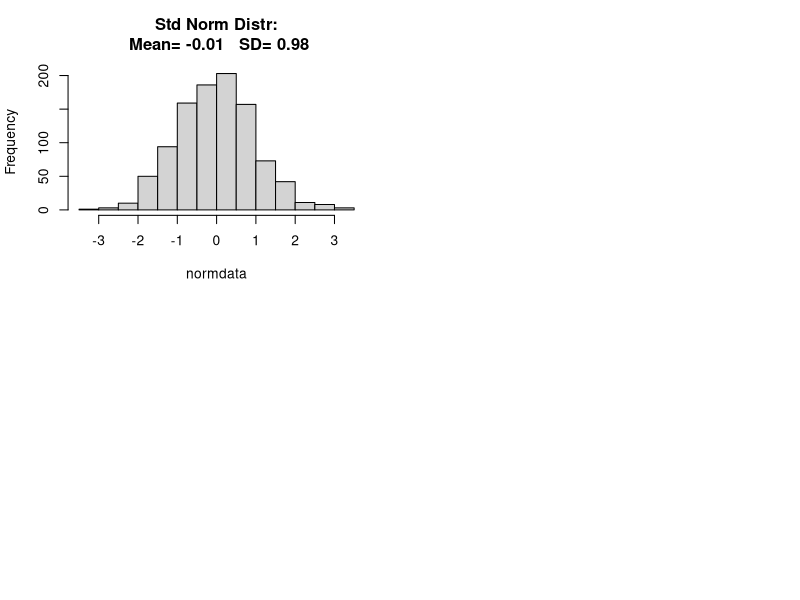
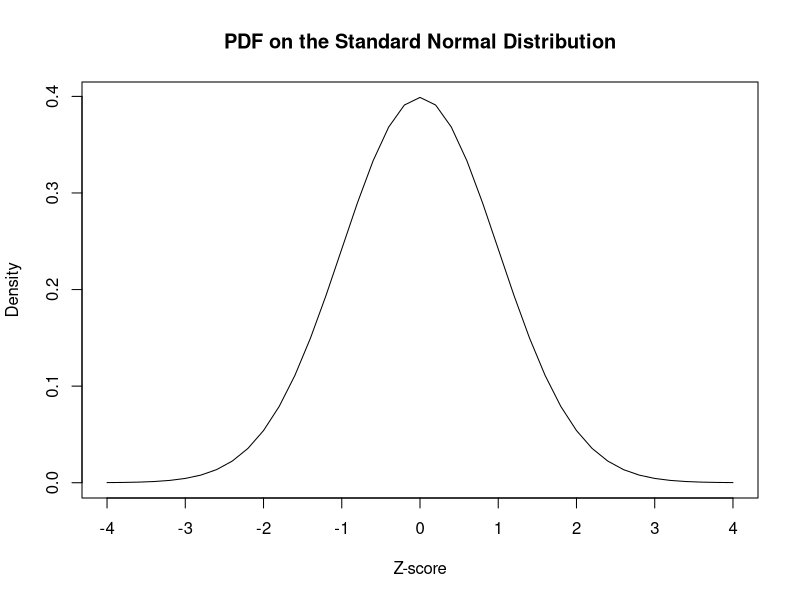
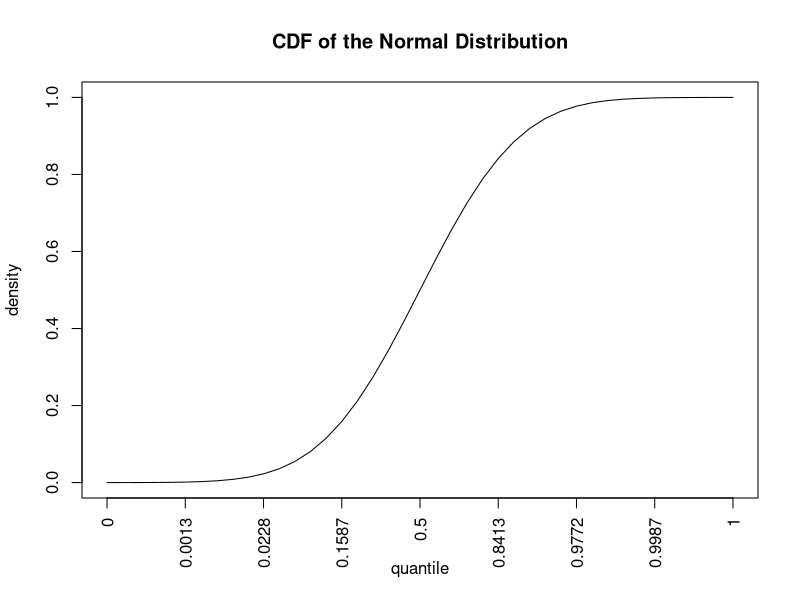
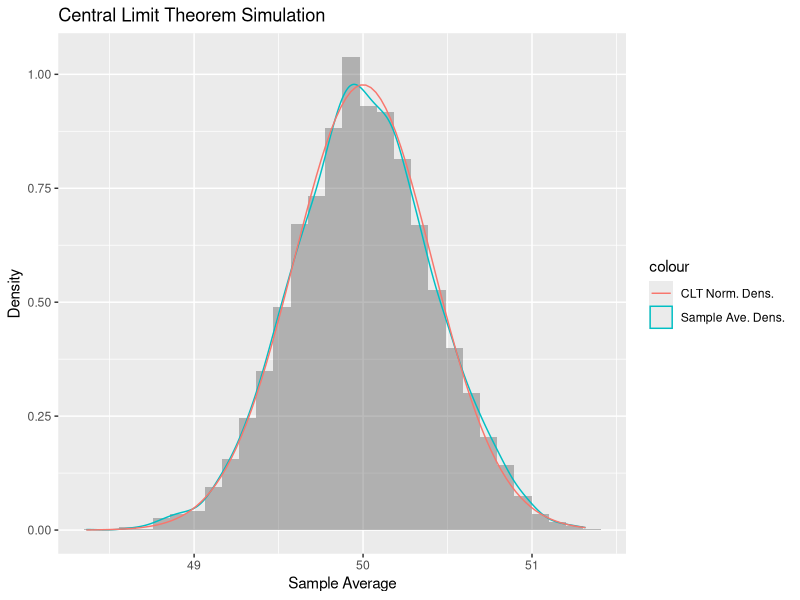
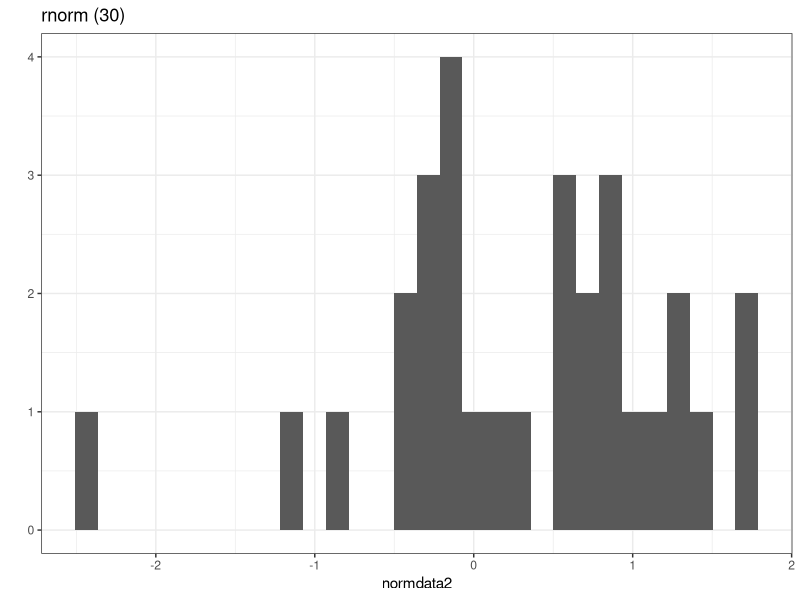
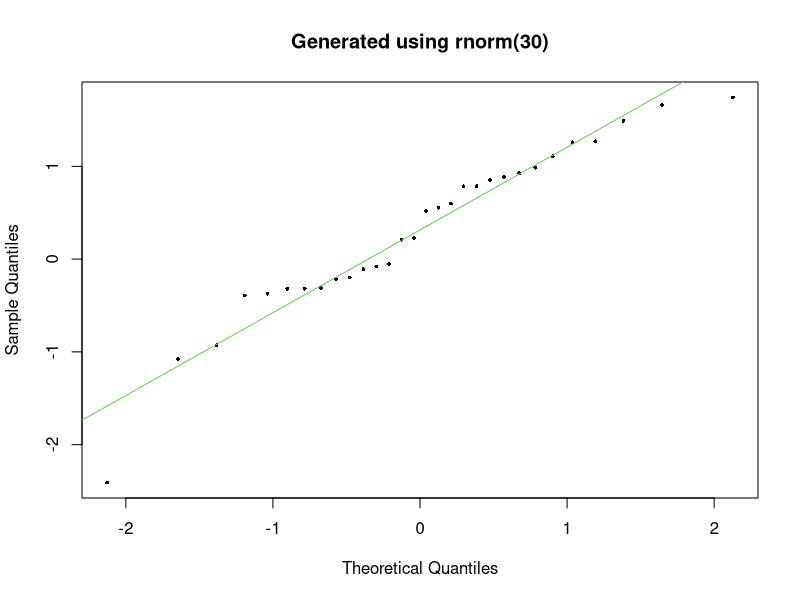
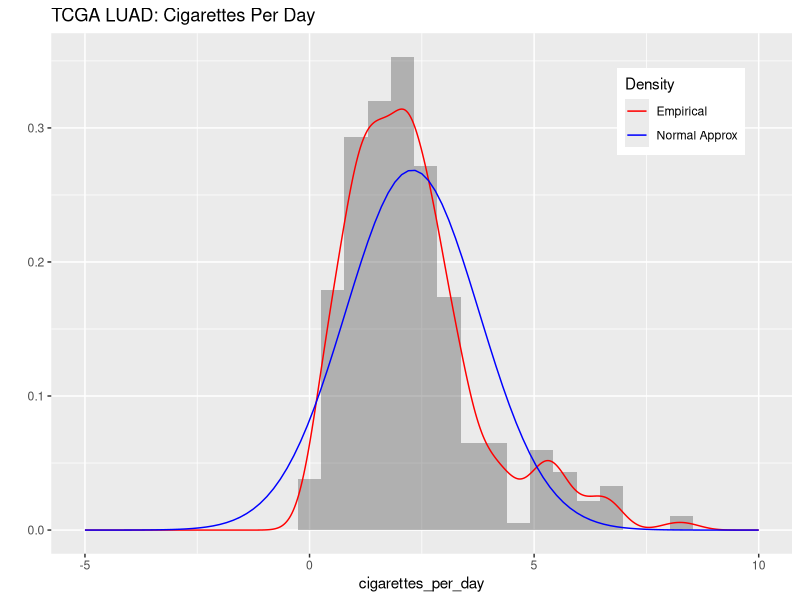
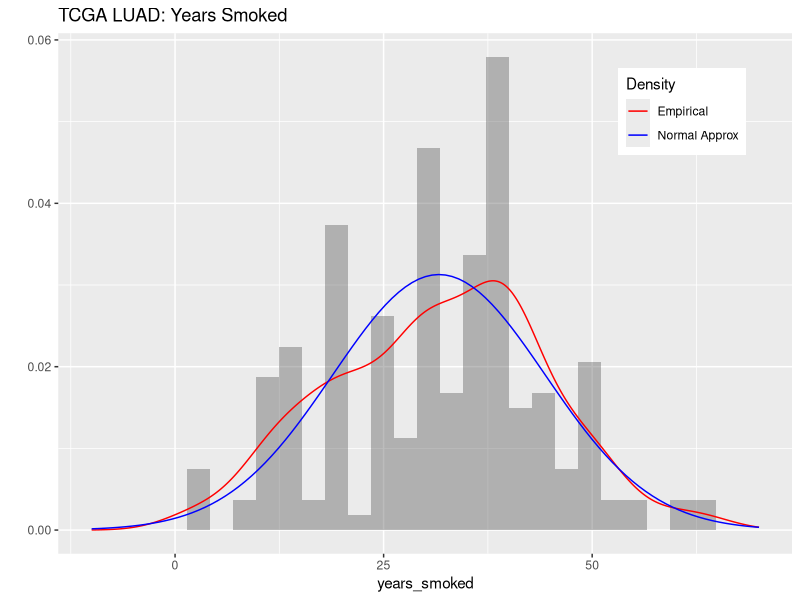

Source code (R) for these figures, in order:
## ---- chunk 1
knitr::opts_chunk$set(echo = TRUE)

library(knitr)
opts_chunk$set(tidy.opts=list(width.cutoff=80),tidy=TRUE)
library(ggplot2)
library(nortest)
library(pwr)

## ---- chunk 2

tcga_luad<-read.csv("TCGA_LUAD_clinical.csv",  na.string="NA", stringsAsFactors=FALSE, row.names=1)

## ---- chunk 3


par(mfrow=c(2,2)) 
#split your graphing window into a 2x2 (row,column). You may need to open up your plotting window a bit wider.

sampling<-1000
#Pull observations from the standard normal distribution
normdata<-rnorm(sampling,mean=0, sd=1) 

sdnorm<-sd(normdata)
meannorm<-mean(normdata)
hist(normdata, main=paste("Std Norm Distr:\n Mean=", round(meannorm,2), "  SD=", round(sdnorm,2)))

#re-run the  lines above three more times (from sampling downwards) to fill up your 2x2 using sampling=10 repeatedly.  Something should be obvious to the eye in the histogram and in what you expect from the mean and standard deviation.

#At the end of your run,  reset your graphics window, if you don't you'll be stuck with a 2x2 divide until you remove all plots from your plot window.

par(mfrow=c(1,1))

## ---- chunk 4

#Let's create a range of z-scores to test.
z_score_range <- seq(-4, 4, by = .2) #Range of zscores to test using seq()

#Calculate the height of the curve at each location. These results are equivalent to the height of the density curve (or histogram) at each position. This also is equivalent of the "probabilty density" at that point:
den_zscores<-dnorm(z_score_range)

#We plot without the axis, so we can put in tickmarks with equivalent z-scores on the density function. 

plot(den_zscores, type = "l", main = "PDF on the Standard Normal Distribution", xlab= "Z-score", ylab="Density", xaxt="n") 

den_zscore_sigmas<-c(dnorm(4), dnorm(3), dnorm(2), dnorm(1), dnorm(0), dnorm(1), dnorm(2), dnorm(3), dnorm(4)) #in order of the sigma scores.

den_score_labels<-c(-4, -3, -2, -1, 0, 1, 2, 3, 4) #labels

#axis adds an axis of your choice to the plot.

axis(1, at=which(den_zscores %in% den_zscore_sigmas), labels=den_score_labels)

## ---- chunk 5

#How much data is represented if we integrate all data under the normal curve up to a z-score of 1.96? That is, what is the cumulative amount of data by the time we move through the normal curve to the Z-score of 1.96?

pnorm(1.96)

#Does this make sense? Do you expect this value for the amount of data by the time you reach z-1.96 on the right of the plot? See Figure 3 in the course notes.

#using the z-scores calculated for dnorm() above, let's make a plot of the data accumulation along our selected points of the normal distribution:

pnorm_scores<-pnorm(z_score_range)

plot(pnorm_scores, type = "l", main = "CDF of the Normal Distribution",xlab= "quantile", ylab="density",  xaxt = "n") 

pnorm_values<-c(pnorm(-4), pnorm(-3), pnorm(-2), pnorm(-1), pnorm(0), pnorm(1), pnorm(2), pnorm(3), pnorm(4))

#axis adds an axis of your choice to the plot. Bonus: vertical numbering with the las parameter.

axis(1, at=which(pnorm_scores %in% pnorm_values), labels=round(pnorm_values,4), las=3)

## ---- chunk 6

#what is the z-score where we have encountered the 99% percentile of the normal distribution?
qnorm(.99)

#How about the 99.99% percentile?
qnorm(.9999)

#what does lower.tail do?

qnorm(.9999, lower.tail = FALSE)

#let's try inverting pnorm and qnorm:

pnorm(qnorm(0.9999))

#we get back 0.9999. 

## ---- chunk 7

# Let X1, X2, ..., X10 be a sequence of i.i.d. random variables uniformly 
# distributed from 0 to 1.
runif(n = 10, min = 0, max = 1)

# We use "replicate"" to build a vector of length "number_of_samples" by repeatedly 
# executing the following expression surrounded by {}. 
# In the expression, we sum the binomial sampling of "rolls" times. 
number_of_samples <- 5000
size_of_each_sample <- 5000
unif_min <- 0
unif_max <- 100
# Calculate the uniform distribution mean and variance using equations from
# https://en.wikipedia.org/wiki/Uniform_distribution_(continuous)
unif_mean <- (unif_max - unif_min) / 2
unif_sd <- (((unif_max - unif_min) ^ 2) / 12) ^ 0.5
clt_norm_mean <- unif_mean
clt_norm_sd <- unif_sd / (size_of_each_sample ^ 0.5)


sample_average_vector <- replicate(number_of_samples, {
  mean(runif(n = size_of_each_sample, min = unif_min, max = unif_max))
})

ggplot(data = data.frame(x = sample_average_vector), mapping = aes(x = x)) +
  geom_histogram(mapping = aes(y = ..density..), alpha = 0.4) +
  geom_density(mapping = aes(color = 'Sample Ave. Dens.')) +
  stat_function(fun = dnorm, 
                # Parameters of the normal distribution specified by the central
                # limit theorem. 
                args = list(mean=clt_norm_mean, 
                            sd=clt_norm_sd), 
                aes(colour = 'CLT Norm. Dens.')) + 
  labs(x = 'Sample Average', y = 'Density') + 
  ggtitle("Central Limit Theorem Simulation")



# Feel free to change the "number_of_samples" and "size_of_each_sample" of the simulation. 

## ---- chunk 8

#Testing for normal: First we will test a qq-plot on a truly normal distribution using qqnorm()

num_points<-30
normdata2<-rnorm(num_points)

#Histogram using ggplot2. Another way to do it -- we discuss more about ggplot2 later.

qplot(normdata2) + geom_histogram() + theme_bw() + ggtitle(paste("rnorm (", num_points, ")", sep=""))
#ignore any binwidth errors today.

#Let's look at this distribution in normdata2 versus an idealized normal distribution (theoretical quantiles)
#This is Q-Q plot:

qqnorm(normdata2,pch=16,cex=0.5, main=paste("Generated using rnorm(", num_points, ")", sep=""))
qqline(normdata2, col=3)

#Now, above, increase the number of num_points to a much higher number and repeat. What do you observe?

#Let's use real data: Plotting the distributions from TCGA-LUAD from Week 1.
#Cigarettes per day.
#mean and sd:

luad_cpd_sd<-sd(tcga_luad$cigarettes_per_day, na.rm=TRUE)
luad_cpd_mean<-mean(tcga_luad$cigarettes_per_day, na.rm=TRUE)

#Using ggplot2, graphing the cigarettes per day -- first with the histogram, then overlay a blue normal approximation, then a red empirical density plot (same data as histogram). Note that each call to ggplot2 is separated by a "+" sign.  (Ignore warnings on non-finite values that come out -- this is normal for columns with missing data.)

qplot(x = cigarettes_per_day, xlim=c(-5,10), data = tcga_luad, geom = "blank") +
  geom_histogram(aes(y = ..density..), alpha = 0.4) +
  geom_line(aes(y = ..density.., colour = 'Empirical'),stat = 'density') +
  stat_function(fun = dnorm, 
              args = list(mean=luad_cpd_mean, sd=luad_cpd_sd), 
              aes(colour = 'Normal Approx'))  + 
  scale_colour_manual(name = 'Density', values = c('red', 'blue')) +
  theme(legend.position = c(0.85, 0.85))+ ggtitle("TCGA LUAD: Cigarettes Per Day")

#Repeat this for years_smoked below:
luad_ys_sd<-sd(tcga_luad$years_smoked, na.rm=TRUE)
luad_ys_mean<-mean(tcga_luad$years_smoked, na.rm=TRUE)

qplot(x = years_smoked, data = tcga_luad, xlim=c(-10,70), geom = "blank") +
  geom_histogram(aes(y = ..density..), alpha = 0.4) +
  geom_line(aes(y = ..density.., colour = 'Empirical'),stat = 'density') +
  stat_function(fun = dnorm, args = list(mean=luad_ys_mean, sd=luad_ys_sd),
              aes(colour = 'Normal Approx'))  + 
  scale_colour_manual(name = 'Density', values = c('red', 'blue')) +
  theme(legend.position = c(0.85, 0.85)) + ggtitle("TCGA LUAD: Years Smoked")


#So basically both of these plots make the data look like they might be normal based on just the general distribution (blue ideal versus red empirical densities). Another helpful plot is the qqplot, where the approximate normal distribution is on the x-axis "Theoretical Quantiles" and the y-axis shows the actual data organized by distribution as "Sample Quantiles".

qqnorm(tcga_luad$cigarettes_per_day,pch=16,cex=0.5, main="TCGA-LUAD: Cigarettes per Day")

#now add a line approximating a linear "fit" to the majority of the data:

qqline(tcga_luad$cigarettes_per_day, col=3)

#Interpret the interesting shape of the points above the line -- check out the cigarettes_per_day histogram. 

qqnorm(tcga_luad$years_smoked, pch=16,cex=0.5, main="TCGA-LUAD: Years smoked")
qqline(tcga_luad$years_smoked, col=3) #adds a trendline

## ---- chunk 9

#Testing the theoretical normal distribution

nortest_points<-100
normdata_nortest<-rnorm(nortest_points)

#Sharpio-Wilk test:
shapiro.test(normdata_nortest)

#Let's run the Anderson-darling test on normal data:
ad.test(normdata_nortest) 

shapiro.test(tcga_luad$cigarettes_per_day)
shapiro.test(tcga_luad$years_smoked)

## ---- chunk 10
#What is the critical value of Z for an alpha of 0.05?
#See also sections 2.6.1 and 2.7 in Sabo and Boone

#ONE TAILED TEST: Greater Than.
alpha = 0.05 
z0 = qnorm(1-alpha) #critical value on one tail. 
print(z0)  #what is it? 

#What is the test statistic (z) for proportion #2? 
prop2 = 22/200     # second study patient proportion 
p0 = .10           # TCGA LUAD proportion
n = 200            # second study sample size

#eq 2.2 in Sabo/Boone:
z = (prop2 - p0)/sqrt(p0 * (1 - p0)/n) 
print(z)

#Note that when prop2 goes lower, say 13/200, z is negative. What does this mean? Does this impact your interpretation at all?

#Do we support the null hypothesis that the second study has a significantly greater number of heavy smokers given an alpha of 0.05? If the null hypothesis is upheld, then TRUE, if not, then FALSE.
z >= z0 

#Change the numbers, now. Move to proportions in the new study being (say) 18/200,20/200, 50/200...is it what you expect?
## ---- chunk 11

#See sections 2.6.1 and 2.7 in Sabo and Boone for this background.

alpha = 0.05 
z0 = qnorm(1-alpha) 
print(z0)     #critical value we're testing against.

#What is our test statistic (z) for our test? 
hs = 22     # second study heavy smokers
p0 = .10           # TCGA LUAD proportion
n2 = 200           #Number of tests

propresult<-prop.test(hs,n2,p=p0, correct=FALSE, alternative="greater") 
#no Yates correction, select for p>=p0 

print(propresult)

#Comparing prop.test to z-score method.
Xstat<-propresult$statistic[[1]] # X-statistic 
print(sqrt(Xstat)) #for comparison to z
#Is prop.test's X-squared statistics close to the z-statisic? 
z = (hs/n2 - p0)/sqrt(p0 * (1 - p0)/n2)
print(abs(z))


## ---- chunk 12

#See sections 2.6.1 and 2.7 in Sabo and Boone for this background.

hs = 22     # second study heavy smokers
p0 = .10    # TCGA LUAD proportion
n2 = 200    #Number of tests

propresult<-prop.test(hs,n2,p=p0, correct=FALSE, alternative="greater") 
#no Yates correction

print(propresult)

#Comparing prop.test to z-score method.
Xstat<-propresult$statistic[[1]] # X-statistic 
print(sqrt(Xstat)) #for comparison to z
#Is prop.test's X-squared statistics close to the z-statisic? 
z = (hs/n2 - p0)/sqrt(p0 * (1 - p0)/n2)
print(abs(z))

#Probability of difference (of rejecting the null hypothesis) can be calculated with a p-value derived from the Z-score. We use the pnorm() function. However, in pnorm(),  avoid any problems with the sign of the z-score we use the negative absolute value of the z-score.

#See Figure 3 in the Week 2 Course Notes for the relationship between the Z score and the normal distribution, and where alpha=0.05, z=1.96

#In the case of a one-sided test:
pvalue_z_onesided<-pnorm(-abs(z))
pvalue_z_onesided
#and from the prop.test:
propresult$p.value
#both are identical, though prop.test does use a different method.

## ---- chunk 13

#this is the Z-statistic test for the two-tailed case.

alpha = 0.05 
z0 = qnorm(1-alpha/2) 
print(z0)     #critical value we're testing against.

#TWO-TAILED TEST for Z statistic

hs = 30     # second study patient proportion 
p0 = .10           # TCGA LUAD proportion
n2 = 200            # second study sample size

#eq 2.2 in Sabo/Boone:
z_twotail= (hs/n2- p0)/sqrt(p0 * (1 - p0)/n) 

abs(z_twotail) <= z0 # false==reject null of no difference

#Two-tailed p-value: must multiply the equivalent single-tail probability by 2.
#This p-value is 1-P where P is the probability that the null can be rejected. Thus the smaller the p-value, the greater the probability of rejecting the null.

pval_z_twotail = 2 * pnorm(z_twotail, lower.tail=FALSE) 
#pvalue from the two-tailed z-score analysis:
pval_z_twotail

#For both two sample and one sample proportion tests, you can specify alternative="two.sided", "less", or "greater" to indicate a two-tailed, or one-tailed test. A two sided test is the default. 

proptest_twotail<-prop.test(hs,n2,p=p0, correct=FALSE, alternative="two.sided") #no Yates correction
#pvalue from the two-tail proptest analysis:
proptest_twotail$p.value

## ---- chunk 14
#see also https://cran.r-project.org/web/packages/pwr/vignettes/pwr-vignette.html

#h=effect size. For now use 0.5 which is a "medium" effect size. We discuss next week.  See https://en.wikipedia.org/wiki/Cohen%27s_h

# here we use the function pwr.p.test(). We must leave the one we wish to calculate set to NULL or just leave it out of the parameters entirely.

#what's the power of the test? The 'ideal' for power is somewhere > 0.90.

pwr.p.test(h = 0.5 , n =55 , sig.level =0.05, power = NULL ) #calculate power
#or just leave power out of the parameters, which defaults "power" to NULL:
pwr.p.test(h = 0.5 , n =55 , sig.level =0.05)

pwr.p.test(h=0.5, n=NULL, sig.level=0.05, power=.90) #how many samples would you need for this test to reach a power of .90%

pwr.p.test(h=NULL, n=100, sig.level=0.05, power=0.90 ) #What effect size could you calculate with 100 samples and a power of 0.90?


#In the pwr package functions, one function is ES.h() which allows us to establish an approximate effect size h for our test. The vignette for pwr (link above) gives an example of a one-sided test of proportion as follows:

#How many times should we flip the coin to have a high probability (or power), say 0.80, of correctly rejecting the null of a fair coin (probability of heads = 0.5) if our coin is indeed loaded instead to land heads 75% of the time?
#Note that in this function, the larger number of the two (p1, p2) must be p1.

pwr.p.test(h = ES.h(p1 = 0.75, p2 = 0.50), 
           sig.level = 0.05, n=NULL,
           power = 0.80, 
           alternative = "greater")

#How many times should we flip the coin to have a high probability (or power), say 0.95, of correctly rejecting the null of a fair coin (probability of heads = 0.5) if our coin is indeed loaded instead to land heads 51% of the time? 50.5% of the time?

pwr.p.test(h = ES.h(p1 = 0.51, p2 = 0.50), 
           sig.level = 0.05, n=NULL,
           power = 0.95, 
           alternative = "greater")
